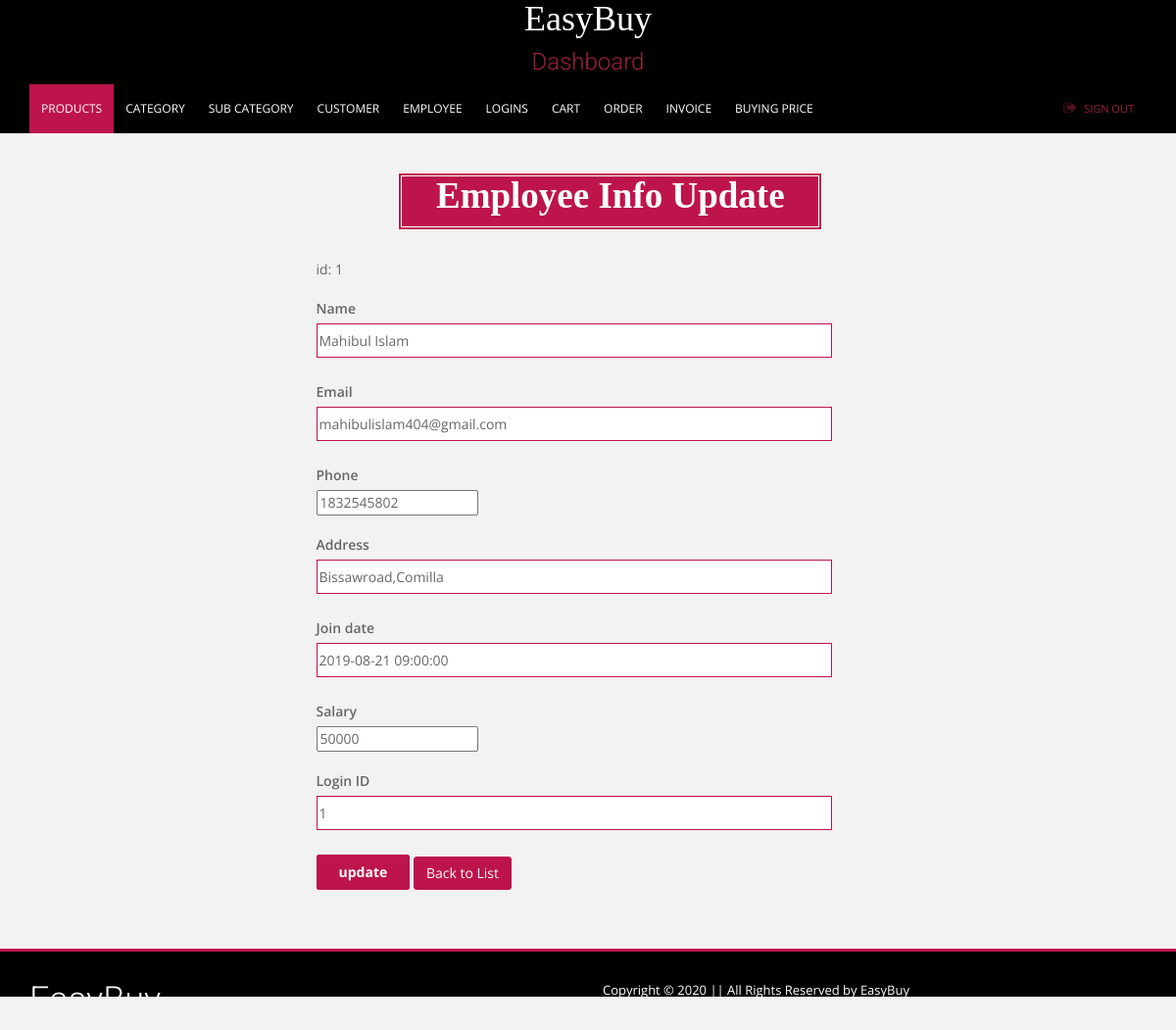
Screenshot of /views/employee/edit.php?Id=1 (signed in) with the database file from the repository.
### tables this page shows
CREATE TABLE `employee` (
  `Id` int(11) NOT NULL,
  `Name` varchar(40) NOT NULL,
  `Email` varchar(50) NOT NULL,
  `Phone` int(11) NOT NULL,
  `Address` varchar(100) NOT NULL,
  `Join_Date` datetime NOT NULL,
  `Salary` int(11) NOT NULL,
  `Login_Id` int(11) NOT NULL
);

### app/controller/employeeController.php (called while the page is built, shortened)
<?php
    function show()
    {
        $id = $_REQUEST['Id'];
        $s = "select * from employee where Id=".$id."";
        $jsonData = readQuery($s);
        $data = json_decode($jsonData);
        return $data;
    }
?>

### app/model/model.php (called while the page is built, shortened)
<?php
    function readQuery($sql)
    {
        $conn = new mysqli(servername , username, password, databaseName);
        $arr = [];
        $result = $conn->query($sql);
        if ($result == TRUE) {
            while($row = $result->fetch_assoc()) {
                $arr[] = $row;
            }
        }
        else
        {
            echo "Error: " . $conn->error;
        }
        $json_data = json_encode($arr);
        return $json_data;
    }
?>

### views/employee/edit.php (the view, shortened to what this page needs)
<?php
    include_once CON_FRONT.'employeeController.php';
    $emp = show();
?>
<!DOCTYPE html>
<html lang="en">
<head>
</head>
<body>
    <?php include "../layout/adminHeader.php";?>
   <div class="container">
       <div class="row">
           <br><br>
           <div class="col-md-12">
                <div class="section-title text-center">
					<h2 style="font-weight: 700;">Employee Info Update</h2>
				</div>
           </div>
       </div>
       <div class="row">
           <div class="col-md-6 col-md-offset-3">
                <form action="" method="post">
                    <br>
                    id: <?php echo $emp[0]->Id; ?>
                    <br>
                    <br>
                    <label for="">Name</label><br>
                    <input type="text" name="name" value="<?php echo $emp[0]->Name; ?>">
                    <br>
                    <br><br>
                    <label for="">Email</label><br>
                    <input type="text" name="email" value="<?php echo $emp[0]->Email; ?>">
                    <br>
                    <br><br>
                    <label for="">Phone</label><br>
                    <input type="number" name="phone" value="<?php echo $emp[0]->Phone; ?>">
                    <br>
                    <br>
                    <label for="">Address</label><br>
                    <input type="text" name="address" value="<?php echo $emp[0]->Address; ?>">
                    <br>
                    <br><br>
                    <label for="">Join date</label><br>
                    <input type="text" name="joindate" value="<?php echo $emp[0]->Join_Date; ?>">
                    <br>
                    <br><br>
                    <label for="">Salary</label><br>
                    <input type="number" name="salary" value="<?php echo $emp[0]->Salary; ?>">
                    <br>
                    <br>
                    <label for="">Login ID</label><br>
                    <input type="text" name="loginid" value="<?php echo $emp[0]->Login_Id; ?>">
                    <br>
                    <br><br>
                    <input type="submit" name="update" value="update">
                    <a class="btn btn-primary" href="index.php">Back to List</a>
                </form>
                <br>
                <br>
                <br>
           </div>
       </div>
   </div>
    <?php include "../layout/adminFooter.php";?>
</body>
</html>

### rows the page displays
employee: Id "1", name "Mahibul Islam", email "mahibulislam404@gmail.com", phone "1832545802", address "Bissawroad,Comilla", joindate "2019-08-21 09:00:00", salary "50000", loginid "1"
